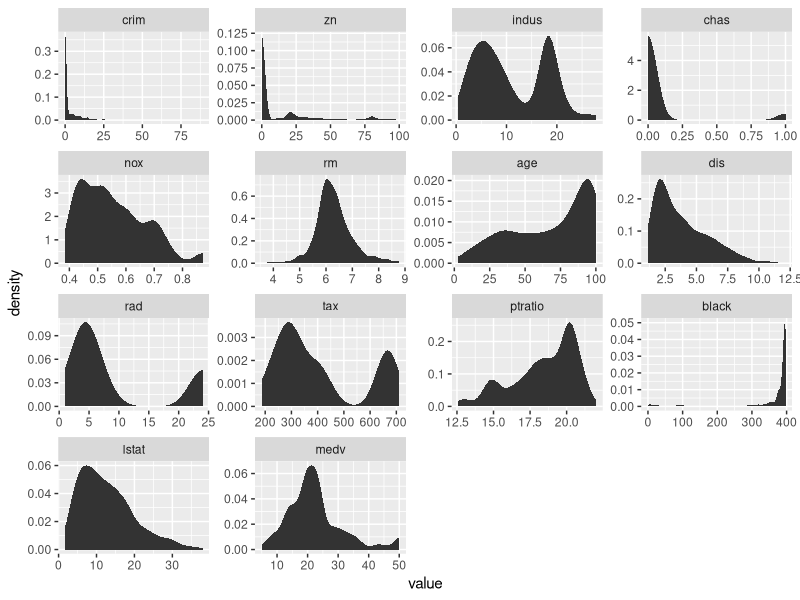
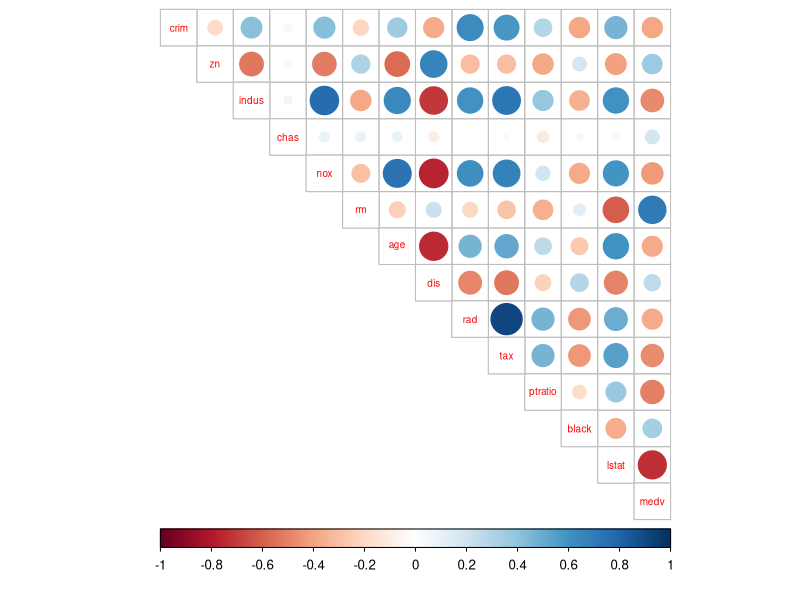
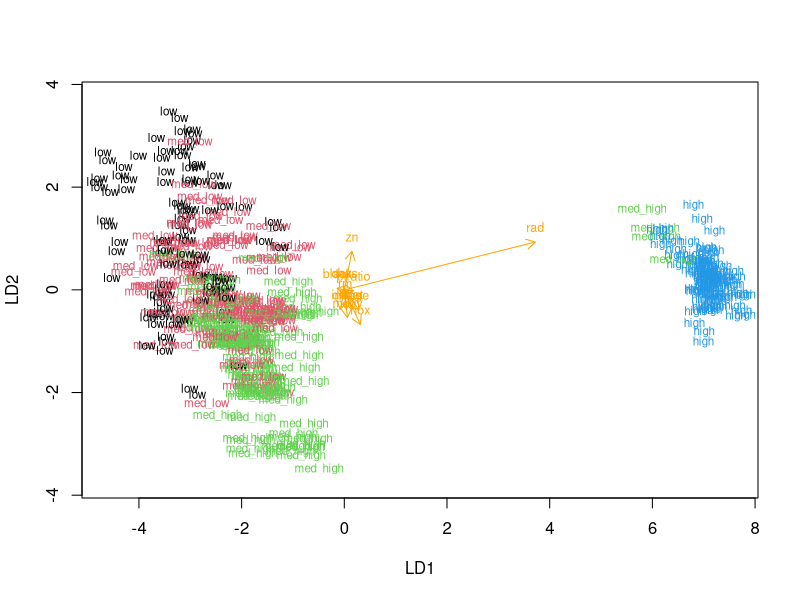
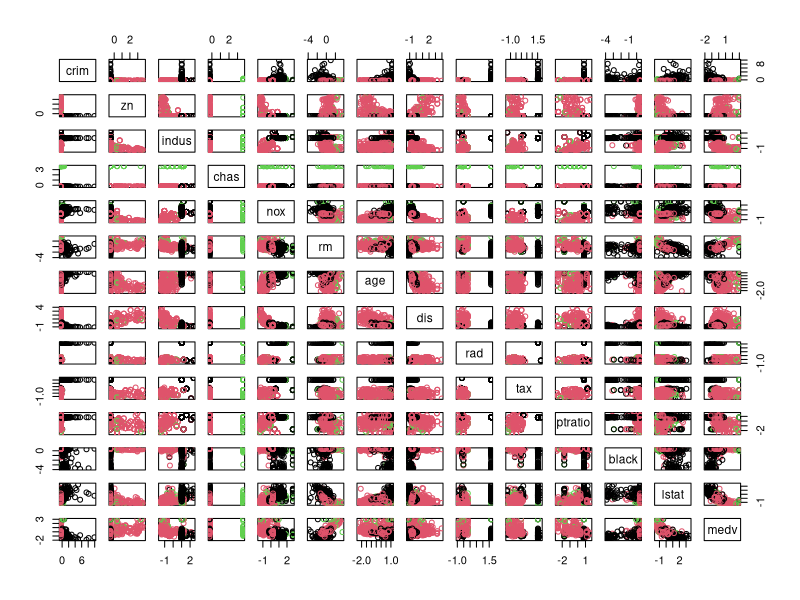
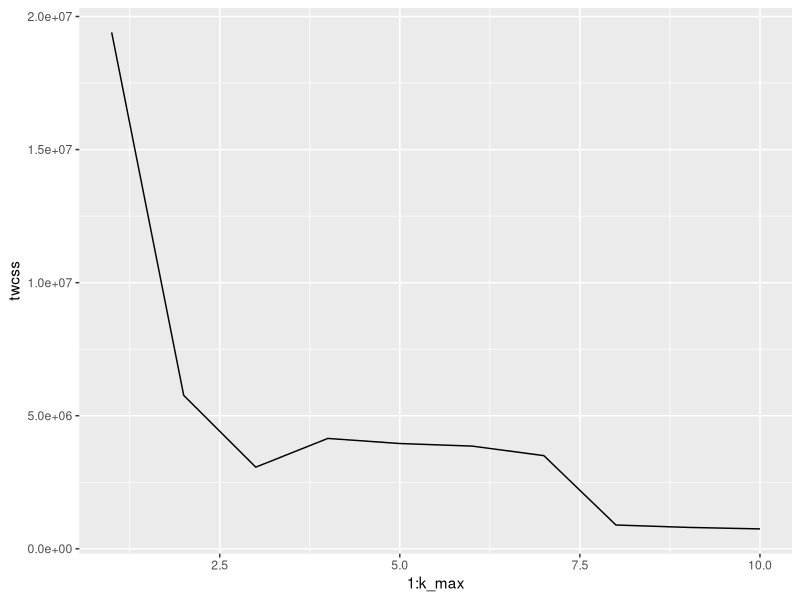
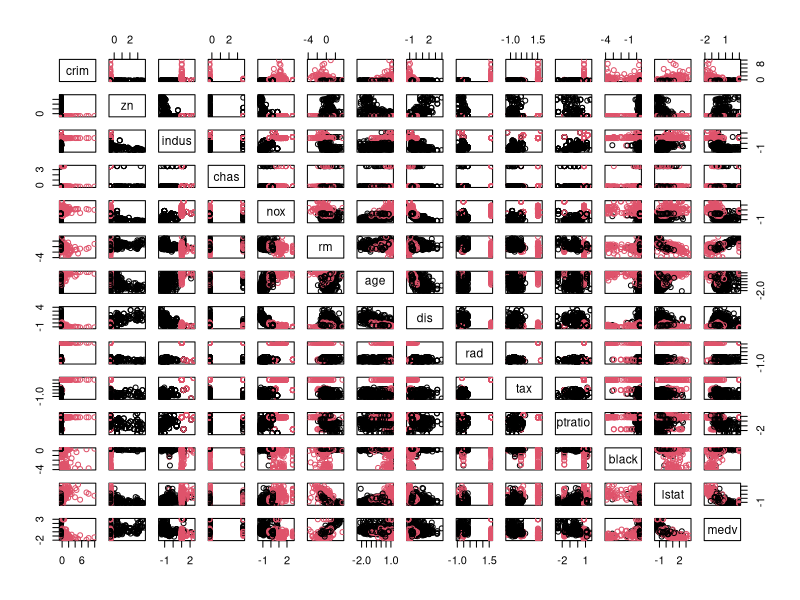
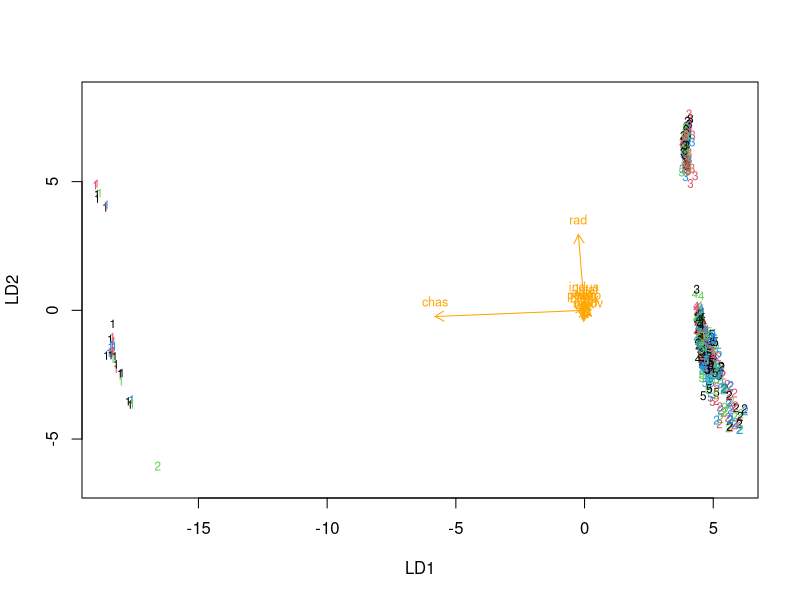

These charts were generated, in order, by the following R code:
## ---- chunk 1
# access a few libraries: 
library(dplyr)
library(tidyr)
library(ggplot2)
library(corrplot)
library(GGally)
library(reshape2)

# access the MASS package
library(MASS)

# load the data
data("Boston")

# explore the dataset
str(Boston)
dim(Boston)

## ---- chunk 2

summary(Boston)

# First lets make a long table from Boston data
melt.boston <- melt(Boston)

# Then plot every variable, so we'll see the distributions of variables
ggplot(data = melt.boston, aes(x = value)) + 
stat_density() + 
facet_wrap(~variable, scales = "free")

# calculate the correlation matrix and round it
cor_matrix<-cor(Boston) %>% round(digits = 2)

# visualize the correlation matrix
corrplot(cor_matrix, method="circle", type="upper", cl.pos="b", tl.pos="d", tl.cex = 0.6)


## ---- chunk 3
# center and standardize variables
boston_scaled <- scale(Boston)

# change the object to data frame
boston_scaled <- as.data.frame(boston_scaled)

# summaries of the scaled variables
summary(boston_scaled)
 
## ---- chunk 4

# create a quantile vector of crim and print it
bins <- quantile(boston_scaled$crim)

# create a categorical variable 'crime'
crime <- cut(boston_scaled$crim, breaks = bins, include.lowest = TRUE, labels = c("low", "med_low", "med_high", "high"))

# remove original crim from the dataset
boston_scaled <- dplyr::select(boston_scaled, -crim)

# add the new categorical value to scaled data
boston_scaled <- data.frame(boston_scaled, crime)

## ---- chunk 5

# number of rows in the Boston dataset 
n <- nrow(boston_scaled)

set.seed(123)

# choose randomly 80% of the rows
ind <- sample(n,  size = n * 0.8)

# create train set
train <- boston_scaled[ind,]

# create test set 
test <- boston_scaled[-ind,]

## ---- chunk 6

# linear discriminant analysis
lda.fit <- lda(crime ~ ., data = train)

# print the lda.fit object
lda.fit

# the function for lda biplot arrows
lda.arrows <- function(x, myscale = 1, arrow_heads = 0.1, color = "orange", tex = 0.75, choices = c(1,2)){
  heads <- coef(x)
  arrows(x0 = 0, y0 = 0, 
         x1 = myscale * heads[,choices[1]], 
         y1 = myscale * heads[,choices[2]], col=color, length = arrow_heads)
  text(myscale * heads[,choices], labels = row.names(heads), 
       cex = tex, col=color, pos=3)
}

# target classes as numeric
classes <- as.numeric(train$crime)

# plot the lda results
plot(lda.fit, dimen = 2, col = classes, pch = classes)
lda.arrows(lda.fit, myscale = 1)

## ---- chunk 7

# save the correct classes from test data
correct_classes <- test$crime

# remove the crime variable from test data
test <- dplyr::select(test, -crime)

# predict classes with test data
lda.pred <- predict(lda.fit, newdata = test)

# cross tabulate the results
table(correct = correct_classes, predicted = lda.pred$class)


## ---- chunk 8
# Load the data again and after that standardize all variables (mean = 0 and variance = 1)
data("Boston")

# center and standardize variables
boston_scaled <- scale(Boston)

# change the object to data frame
boston_scaled <- as.data.frame(boston_scaled)

## ---- chunk 9

# euclidean distance matrix
dist_eu <- dist(boston_scaled)

# look at the summary of the distances
summary(dist_eu)

# k-means clustering
km <-kmeans(boston_scaled, centers = 3)

# plot the Boston scaled dataset with clusters
pairs(boston_scaled, col = km$cluster)

## ---- chunk 10

set.seed(123)

# determine the number of clusters
k_max <- 10

# calculate the total within sum of squares
twcss <- sapply(1:k_max, function(k){kmeans(Boston, k)$tot.withinss})

# visualize the results
qplot(x = 1:k_max, y = twcss, geom = 'line')

## ---- chunk 11

# k-means clustering when k = 2
km <-kmeans(boston_scaled, centers = 2)

# plot the Boston scaled dataset with clusters
pairs(boston_scaled, col = km$cluster)

## ---- chunk 12
# Load the data again and after that standardize all variables (mean = 0 and variance = 1)
data("Boston")

# center and standardize variables
boston_scaled <- scale(Boston)

# change the object to data frame
boston_scaled <- as.data.frame(boston_scaled)

# k-means clustering
km <-kmeans(boston_scaled, centers = 5)

## ---- chunk 13
# add the new categorical value to scaled data
boston_scaled <- data.frame(boston_scaled, km$cluster)

set.seed(123)

# linear discriminant analysis
lda.fit <- lda(km.cluster ~ ., data = boston_scaled)

# print the lda.fit object
lda.fit

# plot the lda results
plot(lda.fit, dimen = 2, col = classes, pch = classes)
lda.arrows(lda.fit, myscale = 1)

